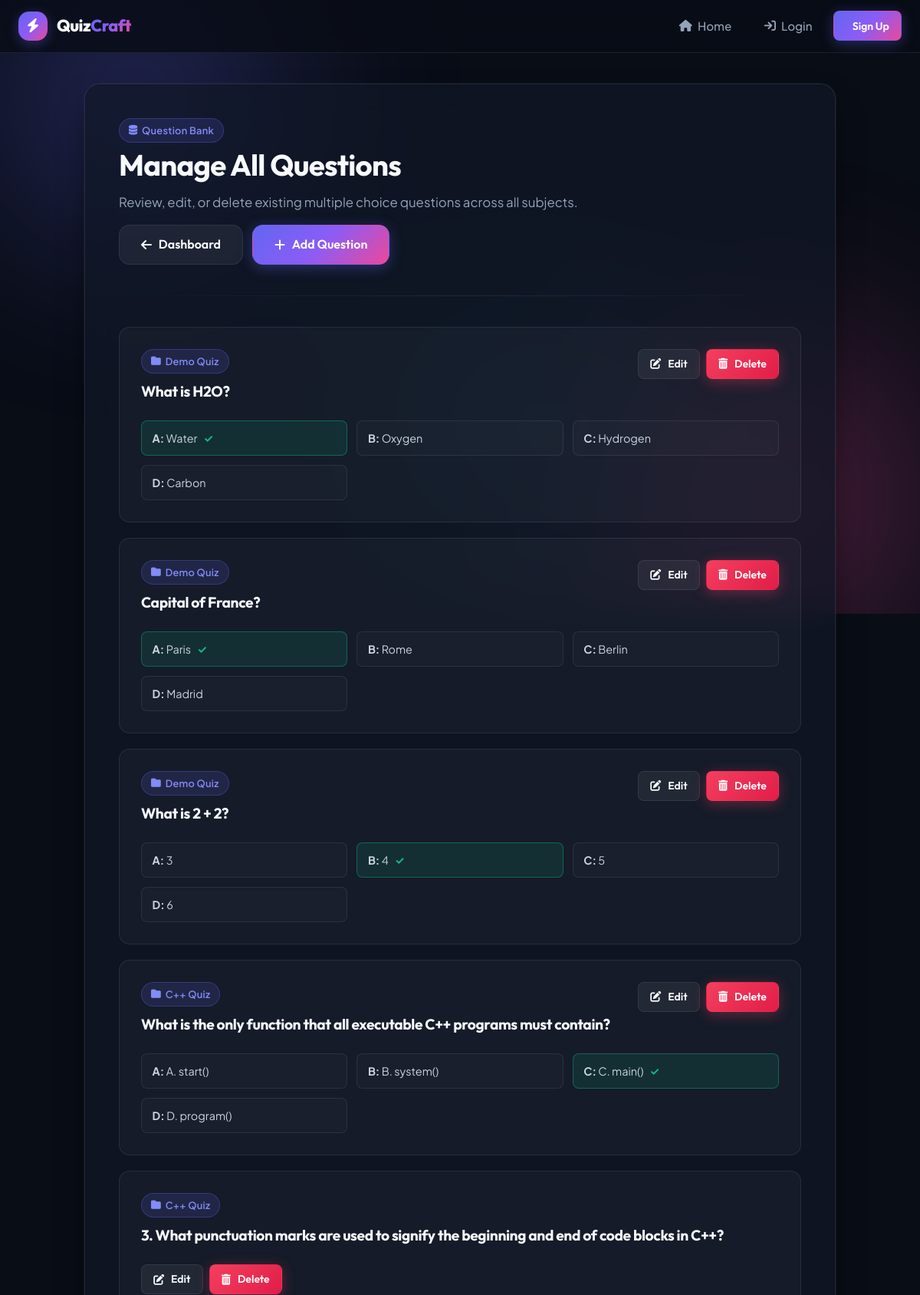
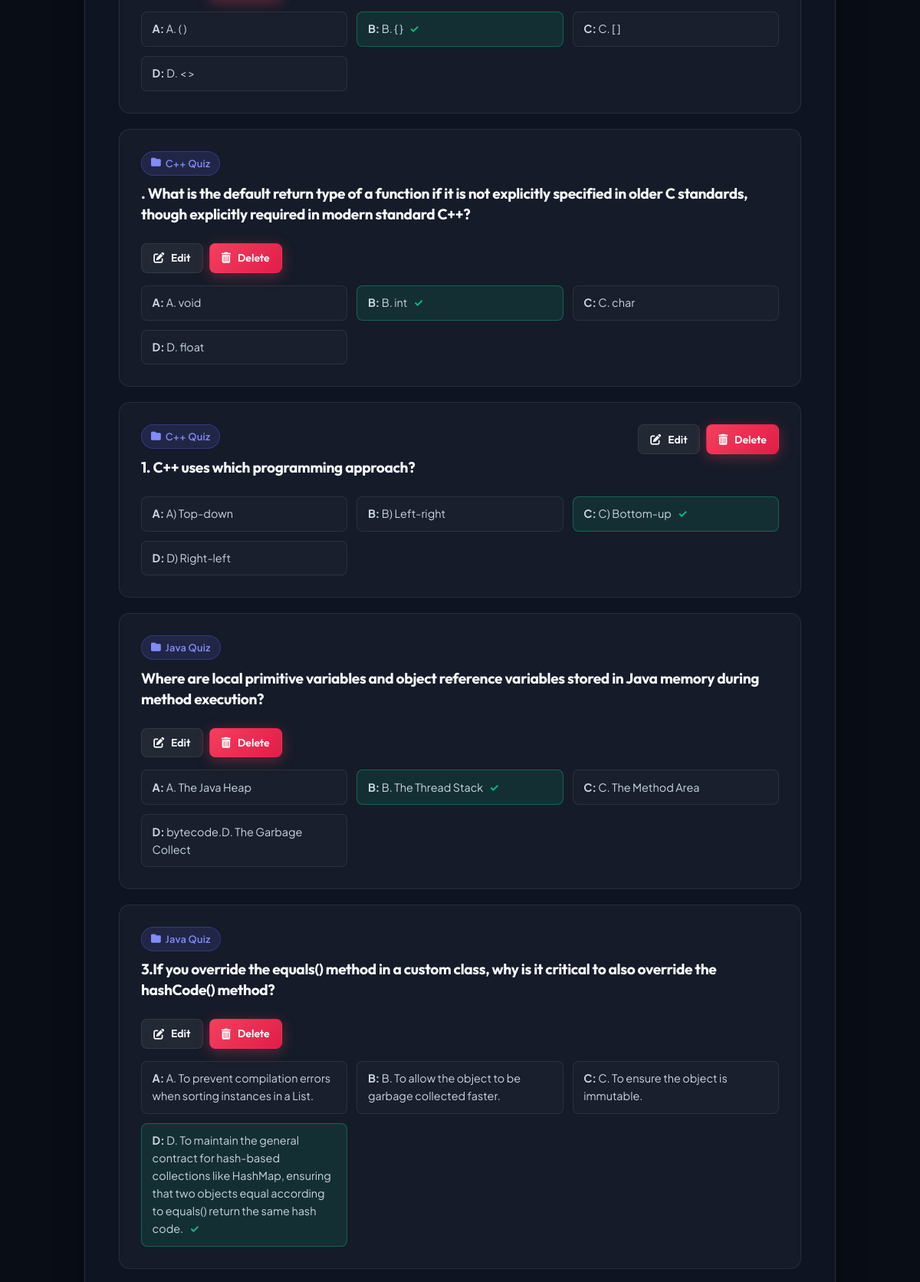
Page /admin-panel/questions/ (upper part) on the committed database (2 pictures, top to bottom).
### ai_quiz/models.py (models this page shows, shortened)
class Question(models.Model):
    quiz = models.ForeignKey(Quiz, on_delete=models.CASCADE)
    question_text = models.CharField(max_length=500)
    option1 = models.CharField(max_length=200)
    option2 = models.CharField(max_length=200)
    option3 = models.CharField(max_length=200)
    option4 = models.CharField(max_length=200)
    correct_answer = models.CharField(max_length=200)

class Quiz(models.Model):
    name = models.CharField(max_length=100)
    number_of_questions = models.IntegerField()

### ai_quiz/views.py (the view)
# urls.py: path('admin-panel/questions/', views.manage_questions, name='manage_questions'),
def manage_questions(request):
    questions = Question.objects.all().select_related('quiz').order_by('-id')
    return render(request, 'manage_questions.html', {'questions': questions})

### ai_quiz/templates/manage_questions.html (shortened to what this page needs)
{% extends 'base.html' %}
{% block content %}
<div style="display: flex; justify-content: space-between; align-items: center; flex-wrap: wrap; gap: 1rem; margin-bottom: 2rem;">
    <div>
        <div style="margin-bottom: 0.35rem;">
            <span class="badge badge-primary">
                <i class="fa-solid fa-database"></i> Question Bank
            </span>
        </div>
        <h1>Manage All Questions</h1>
        <p style="margin: 0; color: var(--text-muted);">Review, edit, or delete existing multiple choice questions across all subjects.</p>
    </div>
    <div style="display: flex; gap: 0.75rem;">
        <a href="{% url 'admin_dashboard' %}" class="btn btn-secondary">
            <i class="fa-solid fa-arrow-left"></i> Dashboard
        </a>
        <a href="{% url 'add_question' %}" class="btn btn-primary">
            <i class="fa-solid fa-plus"></i> Add Question
        </a>
    </div>
</div>
<hr>
<div style="display: flex; flex-direction: column; gap: 1.25rem;">
    {% for question in questions %}
        <div class="card" style="display: flex; flex-direction: column; gap: 1rem;">
            <div style="display: flex; justify-content: space-between; align-items: flex-start; gap: 1rem; flex-wrap: wrap;">
                <div>
                    <span class="badge badge-primary" style="margin-bottom: 0.65rem;">
                        <i class="fa-solid fa-folder"></i> {{ question.quiz.name }}
                    </span>
                    <h3 style="font-size: 1.2rem; color: var(--text-primary); line-height: 1.4;">{{ question.question_text }}</h3>
                </div>
                <div style="display: flex; gap: 0.5rem; flex-shrink: 0;">
                    <a href="{% url 'edit_question' question.id %}" class="btn btn-secondary btn-sm" title="Edit Question">
                        <i class="fa-solid fa-pen-to-square"></i> Edit
                    </a>
                    <a href="{% url 'delete_question' question.id %}" class="btn btn-danger btn-sm" onclick="return confirm('Are you sure you want to delete this question?');" title="Delete Question">
                        <i class="fa-solid fa-trash-can"></i> Delete
                    </a>
                </div>
            </div>
            <div style="display: grid; grid-template-columns: repeat(auto-fit, minmax(200px, 1fr)); gap: 0.75rem;">
                <div style="padding: 0.65rem 0.85rem; border-radius: var(--radius-sm); border: 1px solid {% if question.option1 == question.correct_answer %}rgba(16, 185, 129, 0.4){% else %}var(--border-subtle){% endif %}; background: {% if question.option1 == question.correct_answer %}var(--success-bg){% else %}rgba(255, 255, 255, 0.02){% endif %}; font-size: 0.9rem;">
                    <strong>A:</strong> {{ question.option1 }}
                    {% if question.option1 == question.correct_answer %}
                        <span style="color: var(--success); font-weight: 700; margin-left: 0.35rem;">✓</span>
                    {% endif %}
                </div>
                <div style="padding: 0.65rem 0.85rem; border-radius: var(--radius-sm); border: 1px solid {% if question.option2 == question.correct_answer %}rgba(16, 185, 129, 0.4){% else %}var(--border-subtle){% endif %}; background: {% if question.option2 == question.correct_answer %}var(--success-bg){% else %}rgba(255, 255, 255, 0.02){% endif %}; font-size: 0.9rem;">
                    <strong>B:</strong> {{ question.option2 }}
                    {% if question.option2 == question.correct_answer %}
                        <span style="color: var(--success); font-weight: 700; margin-left: 0.35rem;">✓</span>
                    {% endif %}
                </div>
                <div style="padding: 0.65rem 0.85rem; border-radius: var(--radius-sm); border: 1px solid {% if question.option3 == question.correct_answer %}rgba(16, 185, 129, 0.4){% else %}var(--border-subtle){% endif %}; background: {% if question.option3 == question.correct_answer %}var(--success-bg){% else %}rgba(255, 255, 255, 0.02){% endif %}; font-size: 0.9rem;">
                    <strong>C:</strong> {{ question.option3 }}
                    {% if question.option3 == question.correct_answer %}
                        <span style="color: var(--success); font-weight: 700; margin-left: 0.35rem;">✓</span>
                    {% endif %}
                </div>
                <div style="padding: 0.65rem 0.85rem; border-radius: var(--radius-sm); border: 1px solid {% if question.option4 == question.correct_answer %}rgba(16, 185, 129, 0.4){% else %}var(--border-subtle){% endif %}; background: {% if question.option4 == question.correct_answer %}var(--success-bg){% else %}rgba(255, 255, 255, 0.02){% endif %}; font-size: 0.9rem;">
                    <strong>D:</strong> {{ question.option4 }}
                    {% if question.option4 == question.correct_answer %}
                        <span style="color: var(--success); font-weight: 700; margin-left: 0.35rem;">✓</span>
                    {% endif %}
                </div>
            </div>
        </div>
    {% endfor %}
</div>
{% endblock %}

### ai_quiz/static/style.css (style rules this page uses)
:root { --bg-main: #090d16; --bg-secondary: #0f172a; --bg-card: rgba(17, 24, 39, 0.72); --bg-card-hover: rgba(30, 41, 59, 0.85); --bg-glass: rgba(15, 23, 42, 0.65); --border-subtle: rgba(255, 255, 255, 0.08); --border-hover: rgba(99, 102, 241, 0.4); --border-active: #6366f1; --primary: #6366f1; --primary-light: #818cf8; --primary-glow: rgba(99, 102, 241, 0.35); --primary-gradient: linear-gradient(135deg, #6366f1 0%, #8b5cf6 50%, #ec4899 100%); --secondary: #06b6d4; --secondary-glow: rgba(6, 182, 212, 0.35); --secondary-gradient: linear-gradient(135deg, #06b6d4 0%, #3b82f6 100%); --success: #10b981; --success-bg: rgba(16, 185, 129, 0.12); --success-glow: rgba(16, 185, 129, 0.3); --warning: #f59e0b; --warning-bg: rgba(245, 158, 11, 0.12); --danger: #f43f5e; --danger-bg: rgba(244, 63, 94, 0.15); --danger-glow: rgba(244, 63, 94, 0.35); --danger-gradient: linear-gradient(135deg, #f43f5e 0%, #e11d48 100%); --text-primary: #f8fafc; --text-secondary: #cbd5e1; --text-muted: #94a3b8; --text-dim: #64748b; --radius-sm: 8px; --radius-md: 14px; --radius-lg: 20px; --radius-full: 9999px; --shadow-sm: 0 4px 6px -1px rgba(0, 0, 0, 0.3); --shadow-md: 0 10px 25px -5px rgba(0, 0, 0, 0.5), 0 8px 10px -6px rgba(0, 0, 0, 0.5); --shadow-lg: 0 20px 40px -10px rgba(0, 0, 0, 0.7); --shadow-glow: 0 0 25px var(--primary-glow); }
*, *::before, *::after { margin: 0; padding: 0; box-sizing: border-box; }
html { scroll-behavior: smooth; }
body { font-family: 'Plus Jakarta Sans', -apple-system, BlinkMacSystemFont, sans-serif; background-color: var(--bg-main); color: var(--text-secondary); min-height: 100vh; display: flex; flex-direction: column; overflow-x: hidden; position: relative; line-height: 1.6; }
h1, h2, h3, h4 { font-family: 'Outfit', sans-serif; color: var(--text-primary); font-weight: 700; letter-spacing: -0.02em; }
h1 { font-size: 2.4rem; line-height: 1.2; margin-bottom: 0.75rem; }
h3 { font-size: 1.25rem; margin-bottom: 0.5rem; }
p { font-size: 1.05rem; color: var(--text-muted); line-height: 1.65; margin-bottom: 1.25rem; }
.btn { display: inline-flex; align-items: center; justify-content: center; gap: 0.55rem; padding: 0.75rem 1.75rem; font-family: 'Outfit', sans-serif; font-size: 1rem; font-weight: 600; border-radius: var(--radius-md); cursor: pointer; text-decoration: none; border: 1px solid transparent; transition: all 0.28s cubic-bezier(0.16, 1, 0.3, 1); position: relative; overflow: hidden; }
.btn-primary { background: var(--primary-gradient); color: #ffffff; box-shadow: 0 4px 18px var(--primary-glow); }
.btn-secondary { background: rgba(255, 255, 255, 0.06); border: 1px solid var(--border-subtle); color: var(--text-primary); }
.btn-danger { background: var(--danger-gradient); color: #ffffff; box-shadow: 0 4px 18px var(--danger-glow); }
.btn-sm { padding: 0.45rem 0.95rem; font-size: 0.875rem; border-radius: var(--radius-sm); }
.badge { display: inline-flex; align-items: center; gap: 0.35rem; padding: 0.3rem 0.75rem; border-radius: var(--radius-full); font-size: 0.8rem; font-weight: 600; letter-spacing: 0.02em; }
.badge-primary { background: rgba(99, 102, 241, 0.15); color: var(--primary-light); border: 1px solid rgba(99, 102, 241, 0.3); }
.card { background: rgba(255, 255, 255, 0.03); border: 1px solid var(--border-subtle); border-radius: var(--radius-md); padding: 1.75rem; transition: all 0.3s cubic-bezier(0.16, 1, 0.3, 1); position: relative; overflow: hidden; display: flex; flex-direction: column; justify-content: space-between; }
.card::before { content: ''; position: absolute; top: 0; left: 0; right: 0; height: 3px; background: var(--primary-gradient); opacity: 0; transition: opacity 0.3s ease; }
hr { border: none; height: 1px; background: linear-gradient(90deg, transparent, var(--border-subtle), transparent); margin: 2.5rem 0; }

### rows in the picture
Question: quiz.name "Demo Quiz", question_text "What is H2O?", option1 "Water", option2 "Oxygen", option3 "Hydrogen", option4 "Carbon"
Question: quiz.name "Demo Quiz", question_text "Capital of France?", option1 "Paris", option2 "Rome", option3 "Berlin", option4 "Madrid"
Question: quiz.name "Demo Quiz", question_text "What is 2 + 2?", option1 "3", option2 "4", option3 "5", option4 "6"
Question: quiz.name "C++ Quiz", question_text "What is the only function that all executable C++ programs must contain?", option1 "A. start()", option2 "B. system()", option3 "C. main()", option4 "D. program()"
Question: quiz.name "C++ Quiz", question_text "3. What punctuation marks are used to signify the beginning and end of code blocks in C++?", option1 "A. ( )", option2 "B. { }", option3 "C. [ ]", option4 "D. < >"
Question: quiz.name "C++ Quiz", question_text ". What is the default return type of a function if it is not explicitly specified in older C standards, though explicitly required in modern standard C++?", option1 "A. void", option2 "B. int", option3 "C. char", option4 "D. float"
Question: quiz.name "C++ Quiz", question_text "1. C++ uses which programming approach?", option1 "A) Top-down", option2 "B) Left-right", option3 "C) Bottom-up", option4 "D) Right-left"
Question: quiz.name "Java Quiz", question_text "Where are local primitive variables and object reference variables stored in Java memory during method execution?", option1 "A. The Java Heap", option2 "B. The Thread Stack", option3 "C. The Method Area", option4 "bytecode.D. The Garbage Collect"
Question: quiz.name "Java Quiz", question_text "3.If you override the equals() method in a custom class, why is it critical to also override the hashCode() method?", option1 "A. To prevent compilation errors when sorting instances in a List.", option2 "B. To allow the object to be garbage collected faster.", option3 "C. To ensure the object is immutable.", option4 "D. To maintain the general contract for hash-based collections like HashMap, ensuring that two objects equal according to equals() return the same hash code."
